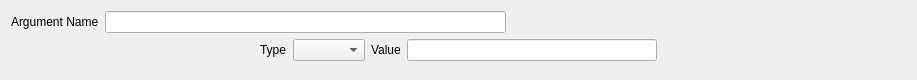
<?xml version="1.0" encoding="UTF-8"?>
<ui version="4.0">
 <class>Form</class>
 <widget class="QWidget" name="Form">
  <property name="geometry">
   <rect>
    <x>0</x>
    <y>0</y>
    <width>917</width>
    <height>80</height>
   </rect>
  </property>
  <property name="windowTitle">
   <string>Form</string>
  </property>
  <layout class="QVBoxLayout" name="verticalLayout">
   <item>
    <layout class="QHBoxLayout" name="horizontalLayout">
     <item>
      <widget class="QLabel" name="label">
       <property name="text">
        <string>Argument Name</string>
       </property>
      </widget>
     </item>
     <item>
      <widget class="QLineEdit" name="agument_name_edit_line"/>
     </item>
     <item>
      <spacer name="horizontalSpacer">
       <property name="orientation">
        <enum>Qt::Horizontal</enum>
       </property>
       <property name="sizeHint" stdset="0">
        <size>
         <width>40</width>
         <height>20</height>
        </size>
       </property>
      </spacer>
     </item>
    </layout>
   </item>
   <item>
    <layout class="QHBoxLayout" name="horizontalLayout_2">
     <item>
      <spacer name="horizontalSpacer_2">
       <property name="orientation">
        <enum>Qt::Horizontal</enum>
       </property>
       <property name="sizeHint" stdset="0">
        <size>
         <width>40</width>
         <height>20</height>
        </size>
       </property>
      </spacer>
     </item>
     <item>
      <widget class="QLabel" name="label_2">
       <property name="text">
        <string>Type</string>
       </property>
      </widget>
     </item>
     <item>
      <widget class="QComboBox" name="argument_type_combobox"/>
     </item>
     <item>
      <widget class="QLabel" name="label_3">
       <property name="text">
        <string>Value</string>
       </property>
      </widget>
     </item>
     <item>
      <widget class="QLineEdit" name="argument_value_edit_line"/>
     </item>
     <item>
      <spacer name="horizontalSpacer_3">
       <property name="orientation">
        <enum>Qt::Horizontal</enum>
       </property>
       <property name="sizeHint" stdset="0">
        <size>
         <width>40</width>
         <height>20</height>
        </size>
       </property>
      </spacer>
     </item>
    </layout>
   </item>
   <item>
    <spacer name="verticalSpacer">
     <property name="orientation">
      <enum>Qt::Vertical</enum>
     </property>
     <property name="sizeHint" stdset="0">
      <size>
       <width>20</width>
       <height>0</height>
      </size>
     </property>
    </spacer>
   </item>
  </layout>
 </widget>
 <resources/>
 <connections/>
</ui>
